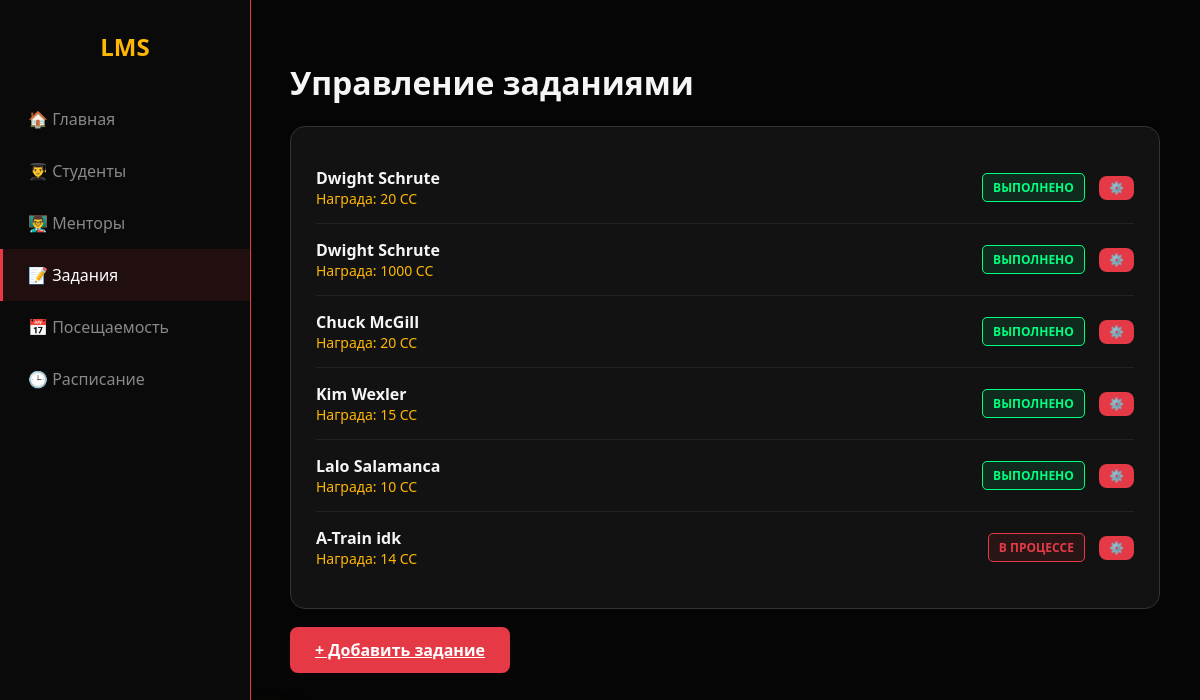
Screenshot of /lms/task/ with the database file from the repository.
### lms/models.py (models this page shows)
class Task(models.Model):
    student = models.ForeignKey(Student, on_delete=models.CASCADE)
    codecoin = models.IntegerField()
    is_completed = models.BooleanField(default=False)

class Student(models.Model):
    first_name = models.TextField(max_length=20)
    last_name = models.TextField(max_length=20)
    phone_number = models.IntegerField()
    avatar = models.ImageField(upload_to='media/')

### lms/views.py (the view)
# urls.py: path('task/', views.task_info, name='task'),
def task_info(request):
    task = Task.objects.all()
    return render(request,
                  'task.html',
                  {"task": task})

### lms/templates/task.html (shortened to what this page needs)
<!DOCTYPE html>
<html lang="ru">
<head>
</head>
<body>
    <div class="area"><ul class="circles"><li></li><li></li></ul></div>
    <div class="sidebar">
        <h2>LMS</h2>
        <a href="{% url 'home' %}">🏠 Главная</a>
        <a href="{% url 'student' %}">👨‍🎓 Студенты</a>
        <a href="{% url 'mentor' %}">👨‍🏫 Менторы</a>
        <a href="{% url 'task' %}" class="active">📝 Задания</a>
        <a href="{% url 'visit' %}">📅 Посещаемость</a>
        <a href="{% url 'schedule' %}">🕒 Расписание</a>
    </div>
    <div class="main-content">
        <h1>Управление заданиями</h1>
        <div class="card">
            {% for i in task %}
            <div class="task-row">
                <div>
                    <strong>{{ i.student.first_name }} {{ i.student.last_name }}</strong>
                    <div style="color: var(--yellow); font-size: 14px;">Награда: {{ i.codecoin }} CC</div>
                </div>
                <div>
                    {% if i.is_completed %}
                    <span class="status-tag completed">ВЫПОЛНЕНО</span>
                    {% else %}
                    <span class="status-tag pending">В ПРОЦЕССЕ</span>
                    {% endif %}
                    <button class="btn" style="margin-left: 10px; padding: 5px 10px; font-size: 12px;">⚙️</button>
                </div>
            </div>
            {% endfor %}
        </div>
        <a href="{% url 'task_items' %}" class="btn btn-primary btn-sm">
    + Добавить задание
</a>
    </div>
</body>
</html>

### lms/templates/task.html (style rules this page uses)
:root { --bg: #050505; --card-bg: rgba(20, 20, 20, 0.9); --text: #f5f5f5; --red: #e63946; --yellow: #ffb703; --border: #333; }
body { font-family: 'Segoe UI', sans-serif; background: var(--bg); color: var(--text); margin: 0; display: flex; }
.area { position: fixed; top: 0; left: 0; width: 100%; height: 100%; z-index: -1; background: #000; }
.circles { position: absolute; top: 0; left: 0; width: 100%; height: 100%; margin:0; padding:0; }
.sidebar { width: 250px; background: #0a0a0a; border-right: 1px solid var(--red); position: fixed; height: 100vh; z-index: 10; }
.sidebar h2 { text-align: center; color: var(--yellow); margin: 30px 0; }
.sidebar a { display: block; padding: 15px 25px; color: #888; text-decoration: none; transition: 0.3s; border-left: 3px solid transparent; }
.sidebar a:hover, .sidebar a.active { background: rgba(230, 57, 70, 0.1); border-left: 3px solid var(--red); color: #fff; }
.main-content { margin-left: 250px; padding: 40px; width: calc(100% - 250px); box-sizing: border-box; }
.card { background: var(--card-bg); border: 1px solid var(--border); border-radius: 15px; padding: 25px; backdrop-filter: blur(10px); margin-bottom: 30px; }
.btn { background: var(--red); color: #fff; border: none; padding: 12px 25px; border-radius: 8px; cursor: pointer; font-weight: bold; transition: 0.3s; }
.task-row { display: flex; justify-content: space-between; align-items: center; border-bottom: 1px solid #222; padding: 15px 0; }
.task-row:last-child { border: none; }
.status-tag { padding: 5px 10px; border-radius: 5px; font-size: 12px; font-weight: bold; }
.completed { background: rgba(0, 255, 127, 0.1); color: #00ff7f; border: 1px solid #00ff7f; }
.pending { background: rgba(230, 57, 70, 0.1); color: var(--red); border: 1px solid var(--red); }
.area { position: fixed; top: 0; left: 0; width: 100%; height: 100%; z-index: -1; background: #050505; overflow: hidden; }
.circles { position: absolute; top: 0; left: 0; width: 100%; height: 100%; margin: 0; padding: 0; }

### rows the page displays
Task: student.first_name "Dwight", student.last_name "Schrute", codecoin "20", is_completed "ВЫПОЛНЕНО"
Task: student.first_name "Dwight", student.last_name "Schrute", codecoin "1000", is_completed "ВЫПОЛНЕНО"
Task: student.first_name "Chuck", student.last_name "McGill", codecoin "20", is_completed "ВЫПОЛНЕНО"
Task: student.first_name "Kim", student.last_name "Wexler", codecoin "15", is_completed "ВЫПОЛНЕНО"
Task: student.first_name "Lalo", student.last_name "Salamanca", codecoin "10", is_completed "ВЫПОЛНЕНО"
Task: student.first_name "A-Train", student.last_name "idk", codecoin "14", is_completed "В ПРОЦЕССЕ"
